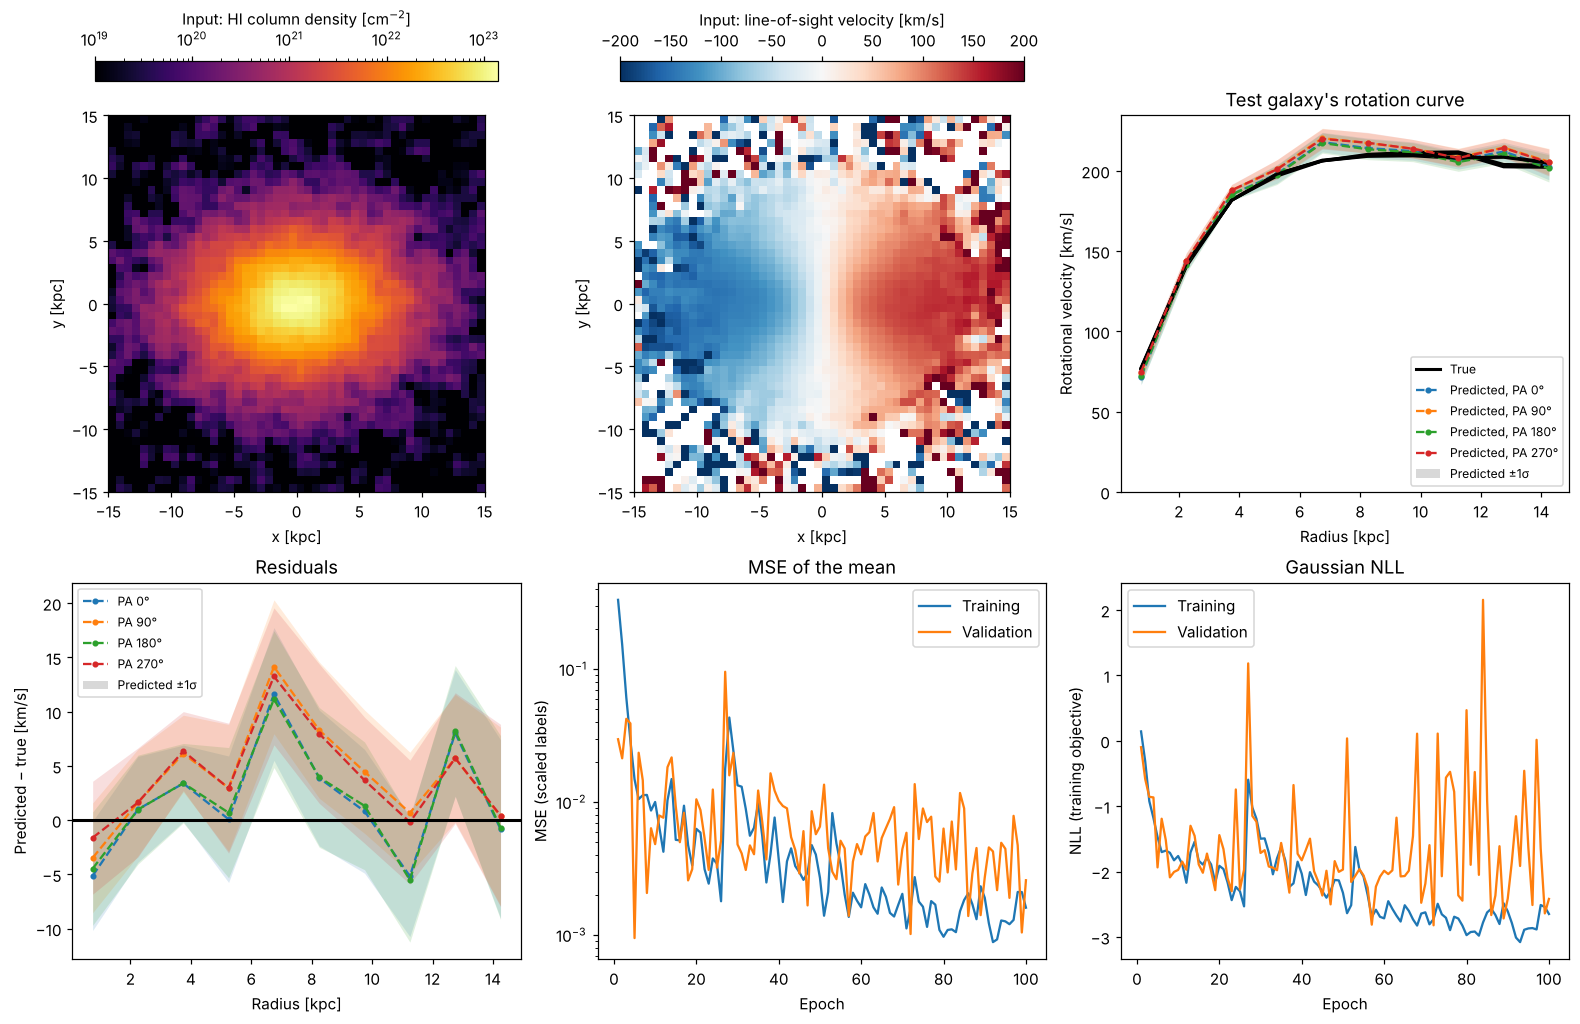

Write the Python code that produced this figure.
"""Demo: train a small CoNNGaFit network on synthetic VOF observations, then predict a galaxy it hasn't seen.

Needs no simulation data and runs in about a minute on a laptop CPU. From the repository root:

    python examples/demo.py                 # writes examples/demo_output/demo.png
    python examples/demo.py --epochs 10 --output DIR

The data (examples/demo_data/, made by examples/make_demo_data.py) are VOF observations of six synthetic
disk galaxies, each rotating at a different speed: four to train on, one to validate on, and one to test
on. The network learns each galaxy's rotation curve (its rotation speed in 10 rings out to the image edge)
from the datacube's spectra, along with each ring's 1-sigma uncertainty (predict_variance).
"""

import argparse
import json
import os
import subprocess
import sys
import tomllib
from pathlib import Path

import h5py
import matplotlib.pyplot as plt
import numpy as np
from matplotlib.colors import LogNorm
from matplotlib.patches import Patch

REPO_ROOT = Path(__file__).resolve().parents[1]
sys.path.insert(0, str(REPO_ROOT))  # So CoNNGaFit's modules import from examples/

from conngafit_datasets import VOF_VIEW, radial_profile  # noqa: E402 - after the sys.path line above
from use_model import load_model, predict, ring_radii_kpc  # noqa: E402

DATA_DIR = REPO_ROOT / "examples" / "demo_data"
RUN_NAME = "demo"
DATASETS = {
    "target": "rotational_velocity",
    "augment": "major_axis",
    "inclinations": [45],
    "radial_bins": 10,
    "radial_projection": "sky",
}
SPLITS = {
    "training": ["vflat120", "vflat160", "vflat240", "vflat280"],
    "validation": ["vflat180"],
    "testing": ["vflat220"],
}
SNAPSHOT = 600
# configs/hyperparams_rc.toml, made small enough to train in about a minute on a CPU
HYPERPARAM_OVERRIDES = {
    "n_filt0": 4,
    "k0": 5,
    "output_head": "fc",  # The head for radial curves
    "n_fc": 64,
    "dropout_rate": 0.0,
    "learning_rate": 1e-3,
    "label_scaling": "one-sided",
    "predict_variance": True,  # Also predict each ring's 1-sigma uncertainty
}
DEFAULT_EPOCHS = 100
DETECTION = 1e18  # cm^-2: Keep VOF's demo noise (3e18 cm^-2 in each of 48 channels)


def toml_lines(params):
    """Flat key = value TOML lines (JSON literals are valid TOML for strings, numbers and lists)."""
    return [f"{key} = {json.dumps(value)}" for key, value in params.items()]


def write_configs(output, epochs):
    """Write the demo's hyperparameters and datasets files into output; returns their paths."""
    with open(REPO_ROOT / "configs" / "hyperparams_rc.toml", "rb") as f:
        hyperparams = {**tomllib.load(f), **HYPERPARAM_OVERRIDES, "epochs": epochs}
    hyperparams_file = output / "hyperparams.toml"
    hyperparams_file.write_text("\n".join(toml_lines(hyperparams)) + "\n")

    # Relative to the datasets file, so the copy saved in the checkpoint doesn't hold this computer's paths
    lines = toml_lines({**DATASETS, "base_dir": os.path.relpath(DATA_DIR, output)})
    for split, galaxies in SPLITS.items():
        lines += [f"[{split}]"] + [f'"{galaxy}" = {SNAPSHOT}' for galaxy in galaxies]
    datasets_file = output / "datasets.toml"
    datasets_file.write_text("\n".join(lines) + "\n")
    return hyperparams_file, datasets_file


def train(output, epochs):
    """Run train_model_unet.py on the demo data, exactly as you would from the command line."""
    hyperparams_file, datasets_file = write_configs(output, epochs)
    subprocess.run(
        [
            sys.executable,
            REPO_ROOT / "train_model_unet.py",
            "--hyperparams",
            hyperparams_file,
            "--datasets",
            datasets_file,
            "--run-name",
            RUN_NAME,
            "--network-dir",
            output / "NetworkWeights",
            "--output-dir",
            output / "DiagnosticOutputs",
        ],
        cwd=REPO_ROOT,
        check=True,
    )
    return output / "NetworkWeights" / RUN_NAME


def plot(model_path, output, figure_file):
    """Plot a test image's velocity maps, its true and predicted rotation curves (with their predicted 1-sigma) at
    every position angle, and the loss curves. Returns (the RMS difference between the predicted and true curves in
    km/s, the fraction of rings whose prediction is within its predicted 1-sigma of the truth)."""
    model, metadata = load_model(str(model_path))
    n_bins = int(metadata["radial_bins"])
    test_files = sorted(
        (str(p) for p in (DATA_DIR / SPLITS["testing"][0]).rglob("*.hdf5")),
        key=lambda path: float(VOF_VIEW.search(Path(path).name)["position_angle"]),
    )
    predictions = {name: (pred, std) for name, pred, std in predict(model, metadata, test_files, return_std=True)}
    radii = ring_radii_kpc(test_files[0], n_bins)
    with h5py.File(test_files[0]) as f:
        cube = f["spectra"][()]  # (y, x, velocity channel), in cm^-2 per channel
        channel_width = f.attrs["dnu_kmps"]
        half_width = f.attrs["fov_kpc"] / 2
    with h5py.File(output / "DiagnosticOutputs" / "diagnostics" / f"{RUN_NAME}_LossesAndAccuracies.hdf5") as f:
        training_losses = f["training_losses"][()]  # Gaussian NLL, the training objective
        validation_losses = f["validation_losses"][()]
        training_mses = f["training_mses"][()]  # MSE of the predicted mean
        validation_mses = f["validation_mses"][()]

    velocities = (np.arange(cube.shape[2]) - (cube.shape[2] - 1) / 2) * channel_width
    moment0 = cube.sum(axis=2)  # total HI column density
    detected = moment0 > DETECTION
    moment1 = np.where(detected, (cube * velocities).sum(axis=2) / moment0, np.nan)
    extent = [-half_width, half_width, -half_width, half_width]
    maps = [
        (
            "Input: HI column density [cm$^{-2}$]",
            np.clip(moment0, 1e19, None),
            {"norm": LogNorm(1e19), "cmap": "inferno"},
        ),
        ("Input: line-of-sight velocity [km/s]", moment1, {"vmin": -200, "vmax": 200, "cmap": "RdBu_r"}),
    ]

    # Inputs and the rotation curve on top; the residuals and both loss curves below
    fig, axes = plt.subplots(2, 3, figsize=(14.25, 9.2), constrained_layout=True)
    (ax_density, ax_velocity, ax_curve), (ax_residual, ax_mse, ax_nll) = axes
    for ax, (label, image, style) in zip((ax_density, ax_velocity), maps):
        im = ax.imshow(image, origin="lower", extent=extent, **style)
        fig.colorbar(im, ax=ax, location="top", shrink=0.9, pad=0.02).set_label(label)
        ax.set(xlabel="x [kpc]", ylabel="y [kpc]")

    residuals, sigmas = [], []
    for i, path in enumerate(test_files):
        with h5py.File(path) as f:
            truth = radial_profile(f, DATASETS["target"], n_bins)  # The curve the network was trained to predict
        prediction, sigma = predictions[Path(path).stem]
        residual = prediction - truth
        residuals.append(residual)
        sigmas.append(sigma)
        position_angle = VOF_VIEW.search(Path(path).name)["position_angle"]
        ax_curve.plot(radii, truth, "k", lw=2, label="True" if i == 0 else None)
        (line,) = ax_curve.plot(radii, prediction, "--", marker="o", ms=3, label=f"Predicted, PA {position_angle}°")
        ax_curve.fill_between(radii, prediction - sigma, prediction + sigma, color=line.get_color(), alpha=0.15, lw=0)
        # The same bands around each residual: a ring is within its 1-sigma where its band crosses zero
        ax_residual.plot(radii, residual, "--", marker="o", ms=3, color=line.get_color(), label=f"PA {position_angle}°")
        ax_residual.fill_between(radii, residual - sigma, residual + sigma, color=line.get_color(), alpha=0.15, lw=0)
    ax_curve.set(xlabel="Radius [kpc]", ylabel="Rotational velocity [km/s]", title="Test galaxy's rotation curve")
    ax_curve.set_ylim(bottom=0)
    ax_residual.axhline(0, color="k", lw=2)
    ax_residual.set(xlabel="Radius [kpc]", ylabel="Predicted − true [km/s]", title="Residuals")
    # One legend entry for every line's band, in grey since the bands share their line's color
    sigma_band = Patch(color="grey", alpha=0.3, lw=0, label="Predicted ±1σ")
    for ax in (ax_curve, ax_residual):
        ax.legend(handles=[*ax.get_legend_handles_labels()[0], sigma_band], fontsize=8)

    epochs = np.arange(1, len(training_losses) + 1)
    for ax, (training, validation, title, label, scale) in zip(
        (ax_mse, ax_nll),
        [
            (training_mses, validation_mses, "MSE of the mean", "MSE (scaled labels)", "log"),
            (training_losses, validation_losses, "Gaussian NLL", "NLL (training objective)", "linear"),  # can be < 0
        ],
    ):
        ax.plot(epochs, training, label="Training")
        ax.plot(epochs, validation, label="Validation")
        ax.set(xlabel="Epoch", ylabel=label, yscale=scale, title=title)
        ax.legend()
    fig.savefig(figure_file, dpi=110, bbox_inches="tight")
    plt.close(fig)
    residuals = np.array(residuals)
    return np.sqrt(np.mean(np.square(residuals))), np.mean(np.abs(residuals) < np.array(sigmas))


def main():
    parser = argparse.ArgumentParser(description=__doc__.splitlines()[0])
    parser.add_argument("--epochs", type=int, default=DEFAULT_EPOCHS, help="Default: %(default)s")
    parser.add_argument("--output", type=Path, default=REPO_ROOT / "examples" / "demo_output")
    args = parser.parse_args()
    output = args.output.resolve()
    output.mkdir(parents=True, exist_ok=True)

    model_path = train(output, args.epochs)
    figure_file = output / "demo.png"
    rms, within_sigma = plot(model_path, output, figure_file)
    print(f"Model:  {model_path}.pt\nFigure: {figure_file}\nRotation curve RMS error: {rms:.1f} km/s")  # noqa: T201
    print(f"Within predicted 1σ: {within_sigma:.0%} of rings (68% if calibrated)")  # noqa: T201


if __name__ == "__main__":
    main()
